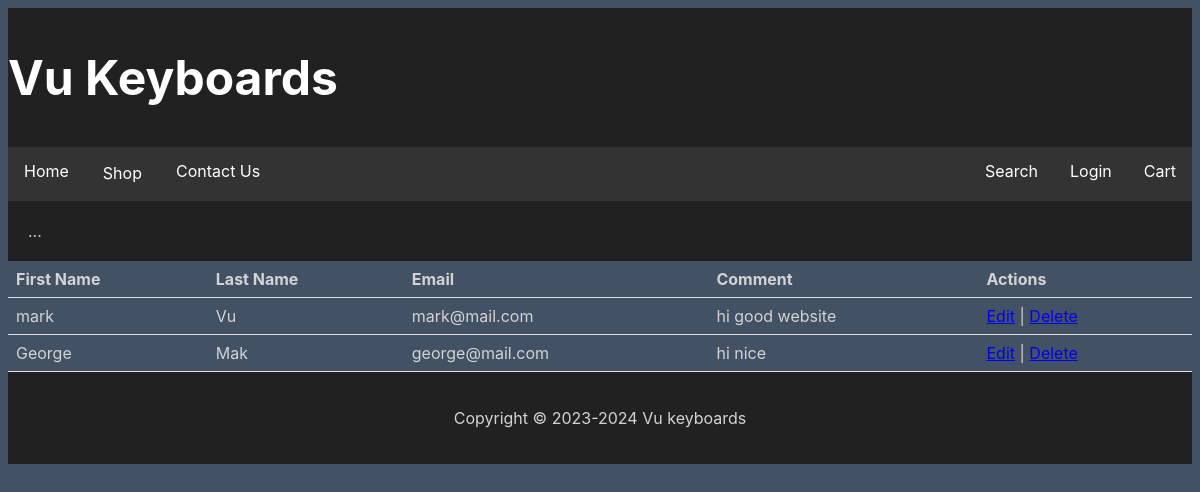
The app's page /admin.php, older data.
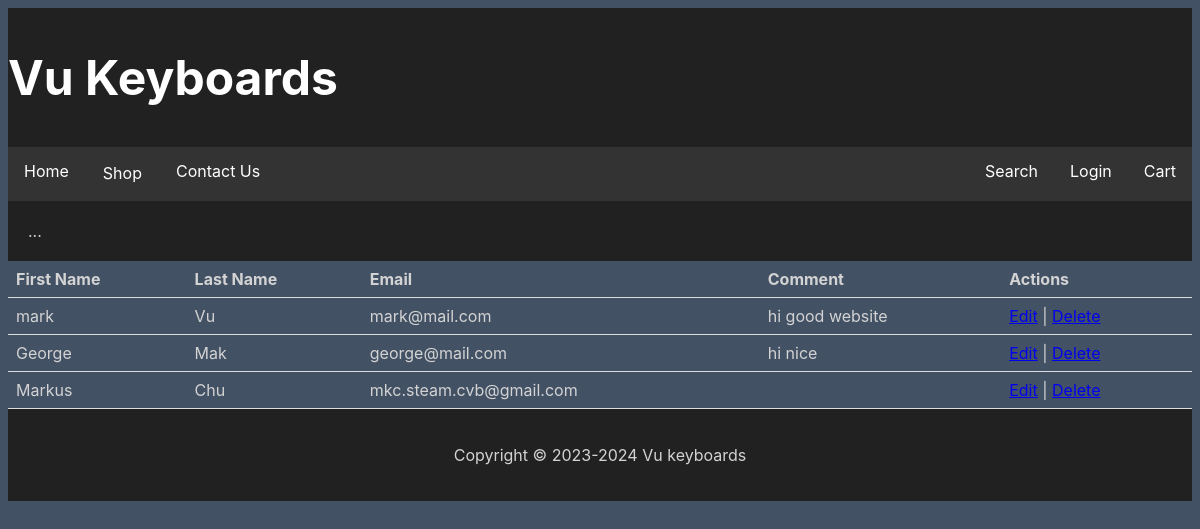
The same page, newer data.
### tables this page shows
CREATE TABLE `contacts` (
  `id` int(11) NOT NULL,
  `fname` varchar(50) NOT NULL,
  `lname` varchar(50) NOT NULL,
  `email` varchar(100) NOT NULL,
  `comment` text NOT NULL
);

### admin.php (the view, shortened to what this page needs)
<!DOCTYPE html>
<html lang="en">
<head>
<link href="css/style.css" rel="stylesheet" type="text/css">
</head>
<body>
    <div>
   <?php include 'header.php';?>
    <div class="row">
  <div class="side">...</div>
 <?php
    require_once 'setup.php';
    $sql = "SELECT * FROM contacts";
     $stmt = mysqli_prepare($conn, $sql);
 mysqli_stmt_execute($stmt);
 $result = mysqli_stmt_get_result($stmt);
 if (mysqli_num_rows($result) > 0) {
        echo '<table>';
        echo '<tr><th>First Name</th><th>Last Name</th><th>Email</th><th>Comment</th><th>Actions</th></tr>';
        while ($row = mysqli_fetch_assoc($result)) {
            echo '<tr>';
            echo '<td>' . $row['fname'] . '</td>';
            echo '<td>' . $row['lname'] . '</td>';
            echo '<td>' . $row['email'] . '</td>';
            echo '<td>' . $row['comment'] . '</td>';
           echo '<td><a href="edit.php?id=' . $row['id'] . '">Edit</a> | <a href="delete.php?id=' . $row['id'] . '">Delete</a></td>'; $stmt = mysqli_prepare($conn, $sql);
                     echo '</tr>';
        }
        echo '</table>';
 } else {
        echo 'No records found.';
    }
?>
        </div>
</div>
 <?php include 'footer.php';?>
</body>
</html>

Row changes from the older to the newer data that the page shows:
added contacts: fname "Markus", lname "Chu", email "mkc.steam.cvb@gmail.com"
